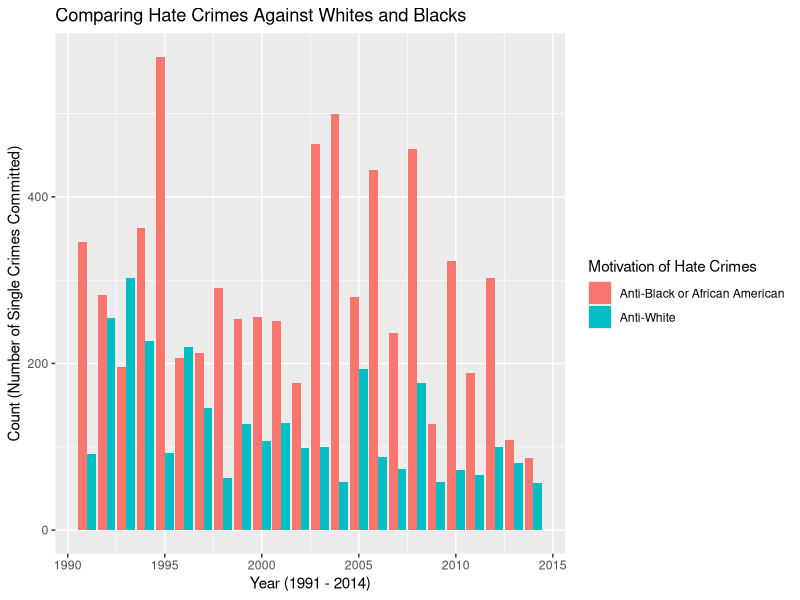
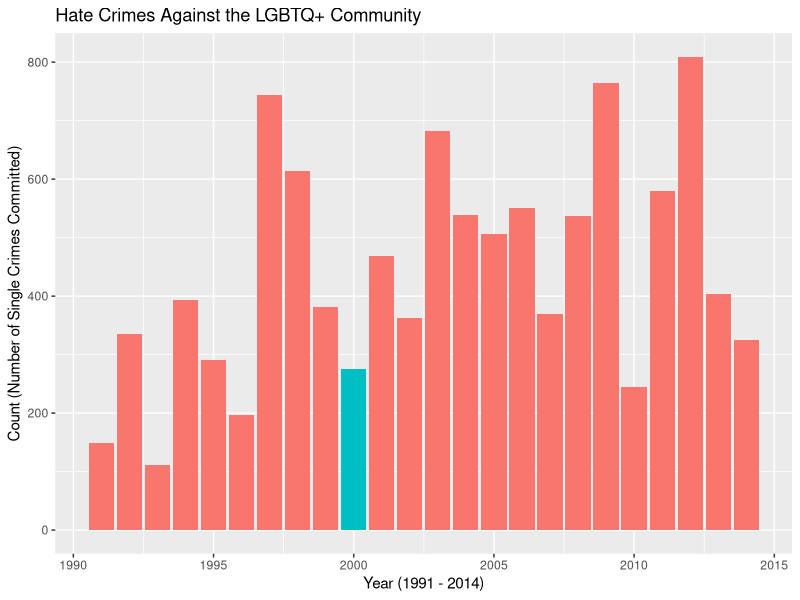
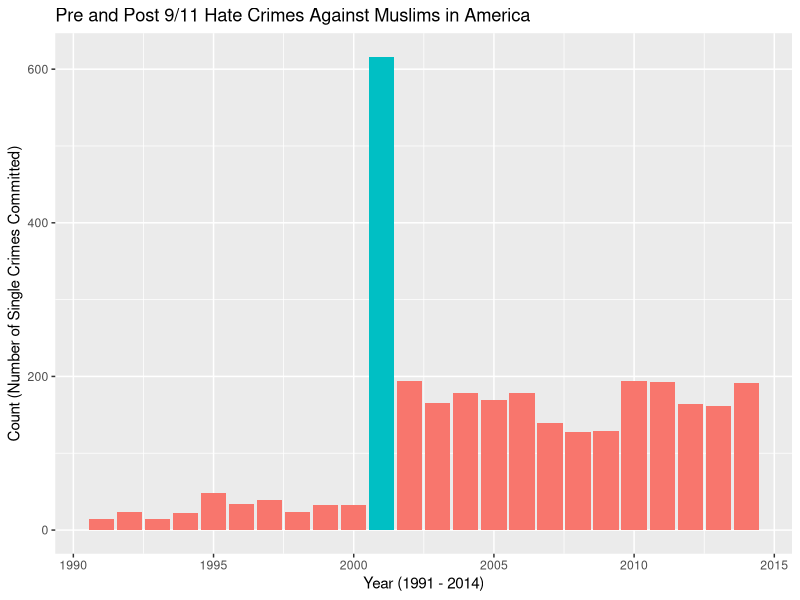

These charts were generated, in order, by the following R code:
library(dplyr)
library(tidyr)
library(ggplot2)
library(RColorBrewer)


hate_crimes <- read.csv(file = 'hate_crime.csv', stringsAsFactors = FALSE)

data_9_11 <-select(hate_crimes, c(year, bias_motivation, count)) %>% 
  filter(bias_motivation == c("Anti-Islamic (Muslem)"))

plot_9_11 <- ggplot(data_9_11) +
             geom_histogram(mapping = aes(x = year, y = count, fill = year == 2001),
                            stat = "identity") +
             theme(legend.position = "none") +
             labs(
               title = "Pre and Post 9/11 Hate Crimes Against Muslims in America",
               y = "Count (Number of Single Crimes Committed)",
               x = "Year (1991 - 2014)"
             )
             

data_LGBTQ <- select(hate_crimes, c(year, bias_motivation, count)) %>% 
  filter(bias_motivation == c("Anti-Lesbian, Gay, Bisexual, or Transgender, Mixed Group (LGBT)", 
                              "Anti-Male Homosexual (Gay)", "Anti-Female Homosexual (Lesbian)"))

LGBT <- ggplot(data_LGBTQ) +
        geom_histogram(mapping = aes(x = year, y = count, fill = year == 2000), stat = "identity") +
        theme(legend.position = "none") +
        labs(
        title = "Hate Crimes Against the LGBTQ+ Community",
        y = "Count (Number of Single Crimes Committed)",
        x = "Year (1991 - 2014)"
      )

data_black_white <-select(hate_crimes, c(year, bias_motivation, count)) %>% 
  filter(bias_motivation == c("Anti-Black or African American", "Anti-White"))


black_white <- ggplot(data_black_white) +
               geom_histogram(mapping = aes(x = year, y = count, fill = bias_motivation), 
                              stat = "identity", position = "dodge") +
               labs(
               title = "Comparing Hate Crimes Against Whites and Blacks",
               y = "Count (Number of Single Crimes Committed)",
               x = "Year (1991 - 2014)", 
               fill = "Motivation of Hate Crimes"
              ) 





